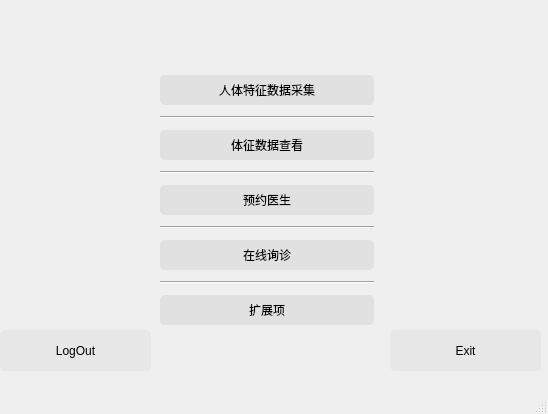
<?xml version="1.0" encoding="UTF-8"?>
<ui version="4.0">
 <class>FunctionWindow</class>
 <widget class="QMainWindow" name="FunctionWindow">
  <property name="geometry">
   <rect>
    <x>0</x>
    <y>0</y>
    <width>548</width>
    <height>414</height>
   </rect>
  </property>
  <property name="windowTitle">
   <string>MainWindow</string>
  </property>
  <widget class="QWidget" name="centralwidget">
   <widget class="QWidget" name="verticalLayoutWidget">
    <property name="geometry">
     <rect>
      <x>160</x>
      <y>70</y>
      <width>214</width>
      <height>260</height>
     </rect>
    </property>
    <layout class="QVBoxLayout" name="verticalLayout">
     <item>
      <widget class="QPushButton" name="Login">
       <property name="cursor">
        <cursorShape>PointingHandCursor</cursorShape>
       </property>
       <property name="styleSheet">
        <string notr="true">
QPushButton{
                   background-color:rgba(220,220,220,200);
                   border-style:outset;                                                             
                   border-radius:5px;                     
                   font: 75 15pt &quot;华文行楷&quot;;           
                   padding:6px;
                   }

                   QPushButton:pressed{
                   background-color:rgba(100,100,100,180);
                   border-color:rgba(100,100,100,30);
                   border-style:inset;
                   }
                   QPushButton:hover{
                   background-color:rgba(100,255,100,150);
                   border-color:rgba(255,255,255,200);
}
</string>
       </property>
       <property name="text">
        <string>人体特征数据采集</string>
       </property>
      </widget>
     </item>
     <item>
      <widget class="Line" name="line">
       <property name="orientation">
        <enum>Qt::Horizontal</enum>
       </property>
      </widget>
     </item>
     <item>
      <widget class="QPushButton" name="Login_2">
       <property name="cursor">
        <cursorShape>PointingHandCursor</cursorShape>
       </property>
       <property name="styleSheet">
        <string notr="true">
QPushButton{
                   background-color:rgba(220,220,220,200);
                   border-style:outset;                                                             
                   border-radius:5px;                     
                   font: 75 15pt &quot;华文行楷&quot;;           
                   padding:6px;
                   }

                   QPushButton:pressed{
                   background-color:rgba(100,100,100,180);
                   border-color:rgba(100,100,100,30);
                   border-style:inset;
                   }
                   QPushButton:hover{
                   background-color:rgba(100,255,100,150);
                   border-color:rgba(255,255,255,200);
}
</string>
       </property>
       <property name="text">
        <string>体征数据查看</string>
       </property>
      </widget>
     </item>
     <item>
      <widget class="Line" name="line_2">
       <property name="orientation">
        <enum>Qt::Horizontal</enum>
       </property>
      </widget>
     </item>
     <item>
      <widget class="QPushButton" name="Login_3">
       <property name="cursor">
        <cursorShape>PointingHandCursor</cursorShape>
       </property>
       <property name="styleSheet">
        <string notr="true">
QPushButton{
                   background-color:rgba(220,220,220,200);
                   border-style:outset;                                                             
                   border-radius:5px;                     
                   font: 75 15pt &quot;华文行楷&quot;;           
                   padding:6px;
                   }

                   QPushButton:pressed{
                   background-color:rgba(100,100,100,180);
                   border-color:rgba(100,100,100,30);
                   border-style:inset;
                   }
                   QPushButton:hover{
                   background-color:rgba(100,255,100,150);
                   border-color:rgba(255,255,255,200);
}
</string>
       </property>
       <property name="text">
        <string>预约医生</string>
       </property>
      </widget>
     </item>
     <item>
      <widget class="Line" name="line_3">
       <property name="orientation">
        <enum>Qt::Horizontal</enum>
       </property>
      </widget>
     </item>
     <item>
      <widget class="QPushButton" name="Login_5">
       <property name="cursor">
        <cursorShape>PointingHandCursor</cursorShape>
       </property>
       <property name="styleSheet">
        <string notr="true">
QPushButton{
                   background-color:rgba(220,220,220,200);
                   border-style:outset;                                                             
                   border-radius:5px;                     
                   font: 75 15pt &quot;华文行楷&quot;;           
                   padding:6px;
                   }

                   QPushButton:pressed{
                   background-color:rgba(100,100,100,180);
                   border-color:rgba(100,100,100,30);
                   border-style:inset;
                   }
                   QPushButton:hover{
                   background-color:rgba(100,255,100,150);
                   border-color:rgba(255,255,255,200);
}
</string>
       </property>
       <property name="text">
        <string>在线询诊</string>
       </property>
      </widget>
     </item>
     <item>
      <widget class="Line" name="line_4">
       <property name="orientation">
        <enum>Qt::Horizontal</enum>
       </property>
      </widget>
     </item>
     <item>
      <widget class="QPushButton" name="Login_4">
       <property name="cursor">
        <cursorShape>PointingHandCursor</cursorShape>
       </property>
       <property name="styleSheet">
        <string notr="true">
QPushButton{
                   background-color:rgba(220,220,220,200);
                   border-style:outset;                                                             
                   border-radius:5px;                     
                   font: 75 15pt &quot;华文行楷&quot;;           
                   padding:6px;
                   }

                   QPushButton:pressed{
                   background-color:rgba(100,100,100,180);
                   border-color:rgba(100,100,100,30);
                   border-style:inset;
                   }
                   QPushButton:hover{
                   background-color:rgba(100,255,100,150);
                   border-color:rgba(255,255,255,200);
}
</string>
       </property>
       <property name="text">
        <string>扩展项</string>
       </property>
      </widget>
     </item>
    </layout>
   </widget>
   <widget class="QPushButton" name="Exit">
    <property name="geometry">
     <rect>
      <x>390</x>
      <y>330</y>
      <width>151</width>
      <height>41</height>
     </rect>
    </property>
    <property name="cursor">
     <cursorShape>PointingHandCursor</cursorShape>
    </property>
    <property name="styleSheet">
     <string notr="true">
QPushButton{
                   background-color:rgba(220,220,220,120);
                   border-style:outset;                                                             
                   border-radius:5px;                     
                   font: 75 15pt &quot;华文行楷&quot;;           
                   padding:6px;
                   }

                   QPushButton:pressed{
                   background-color:rgba(100,100,100,180);
                   border-color:rgba(100,100,100,30);
                   border-style:inset;
                   }
                   QPushButton:hover{
                   background-color:rgba(100,255,100,100);
                   border-color:rgba(255,255,255,200);
}
</string>
    </property>
    <property name="text">
     <string>Exit</string>
    </property>
   </widget>
   <widget class="QPushButton" name="Logout">
    <property name="geometry">
     <rect>
      <x>0</x>
      <y>330</y>
      <width>151</width>
      <height>41</height>
     </rect>
    </property>
    <property name="cursor">
     <cursorShape>PointingHandCursor</cursorShape>
    </property>
    <property name="styleSheet">
     <string notr="true">
QPushButton{
                   background-color:rgba(220,220,220,120);
                   border-style:outset;                                                             
                   border-radius:5px;                     
                   font: 75 15pt &quot;华文行楷&quot;;           
                   padding:6px;
                   }

                   QPushButton:pressed{
                   background-color:rgba(100,100,100,180);
                   border-color:rgba(100,100,100,30);
                   border-style:inset;
                   }
                   QPushButton:hover{
                   background-color:rgba(100,255,100,100);
                   border-color:rgba(255,255,255,200);
}
</string>
    </property>
    <property name="text">
     <string>LogOut</string>
    </property>
   </widget>
  </widget>
  <widget class="QMenuBar" name="menubar">
   <property name="geometry">
    <rect>
     <x>0</x>
     <y>0</y>
     <width>548</width>
     <height>26</height>
    </rect>
   </property>
  </widget>
  <widget class="QStatusBar" name="statusbar"/>
 </widget>
 <resources/>
 <connections/>
</ui>
